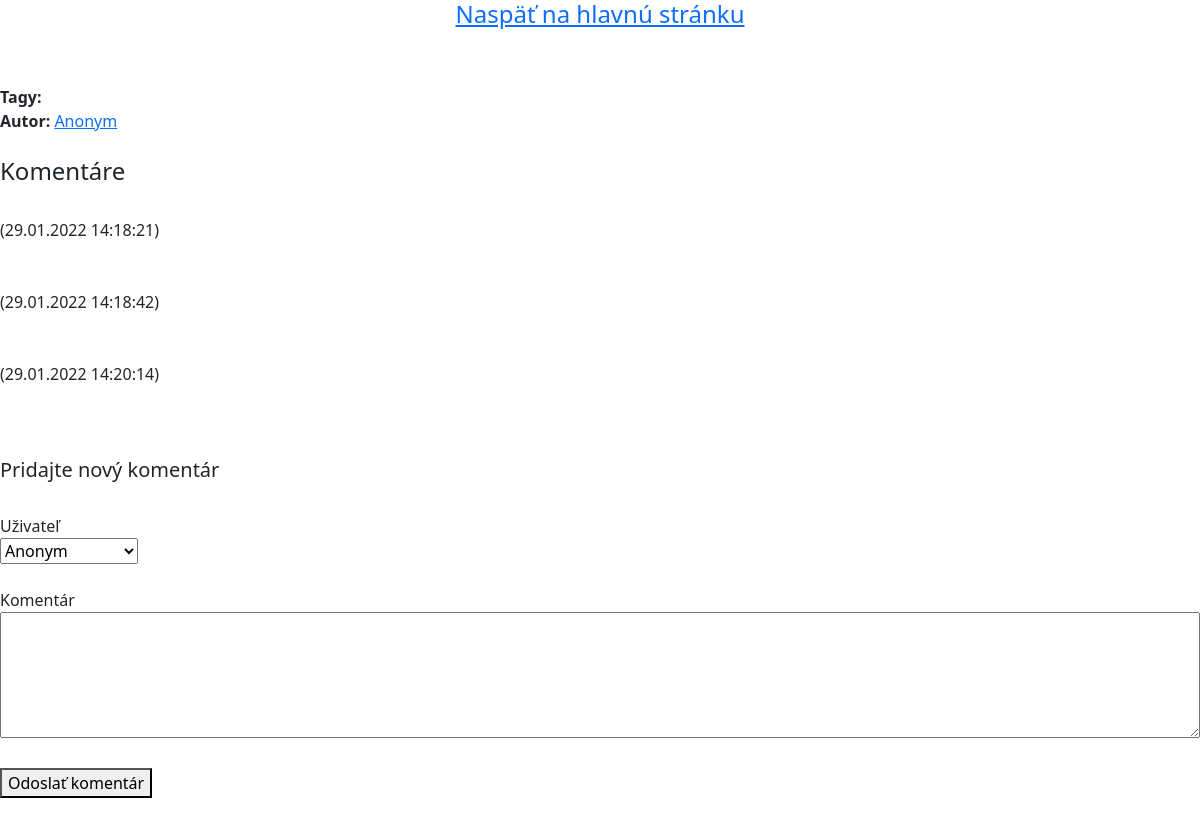
The page /clanok.php on the database its author committed.
### tables this page shows
CREATE TABLE `komentare` (
  `id` int(11) NOT NULL,
  `id_uzivatela` int(11) NOT NULL,
  `id_clanku` int(11) NOT NULL,
  `timestamp` timestamp NOT NULL DEFAULT current_timestamp() ON UPDATE current_timestamp(),
  `text` text NOT NULL
);

### clanok.php (the view, shortened to what this page needs)
<!DOCTYPE html>
<html>
	<head>
		<link href="https://cdn.jsdelivr.net/npm/bootstrap@5.1.3/dist/css/bootstrap.min.css" rel="stylesheet">
		<link rel="stylesheet" href="style.css?v=2">
	</head>
	<body>
		<h4 class="text-center"><a href=".">Naspäť na hlavnú stránku</a></h4>
		<br>
		<?php
			include_once('db_login.php');
			if (isset($_GET['id']))
			{
				$id = $_GET['id'];
			}
			else
			{
				$id = 0;
			}
			$id_autora = 0;
			$meno_autora = 'Anonym';
			$link = new PDO("mysql:host=$dbhost;dbname=$dbname", $dbusername, $dbpassword);
			echo '<br><b>Tagy: </b>';
			echo '<br><b>Autor: </b>';
			echo '<a href="autor.php?id=' . $id_autora. '">' . $meno_autora . '</a>';
			echo '<br><br>';
		?>
			<h4>Komentáre</h4>
			<br>
			<?php
				$statement4 = $link->prepare('SELECT * FROM komentare LEFT JOIN uzivatelia ON komentare.id_uzivatela=uzivatelia.id WHERE komentare.id_clanku= :id');
				$statement4->execute(['id' => $id]);
				while ($row = $statement4->fetch())
				{
					$datum =  date_format(new DateTime($row['timestamp']), 'd.m.Y H:i:s');
				    echo '<b>' . $row['meno'] . '</b> (' . $datum . ")";
				    echo '<br>';
				    echo '<br><br>';
				}
			?>
			<br>
			<h5>Pridajte nový komentár</h5>
			<br>
			<form id="pridanieKomentara" action="" method="post">
			  	<label for="autorKomentara">Uživateľ</label><br>
			  	<select id="autorKomentara" name="autorKomentara">
			  		<option value="0">Anonym</option>'
				</select>
				<br><br>
				<label for="komentar">Komentár</label><br>
			  	<textarea id="komentar" name="komentar" rows="5"></textarea><br><br>
			  	<button id="insertCommentButton" onclick="odosliKomentar();">Odoslať komentár</button>
			</form>
			<br>
	</body>
</html>

### style.css (style rules this page uses)
#nadpis, #obsah, #tagy, #komentar { width: 100%; }

### rows shown on the page
komentare: timestamp "29.01.2022 14:18:21"
komentare: timestamp "29.01.2022 14:18:42"
komentare: timestamp "29.01.2022 14:20:14"

### other values the page prints
$meno_autora "Anonym"
